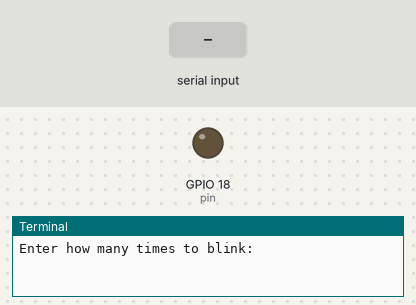
Bench run of a program on a simulated Raspberry Pi (BCM pin numbers). On the bench: output pins drawn as LEDs (lit = HIGH), the last lines printed to the terminal. Dashed ring = blinking. The test bench sets the inputs (shaded band). At 5.3 s the program stops and its outputs stay as they are.

Above: at 1.2 s.
1.3 s: "200" typed at the terminal
At 1.45 s:
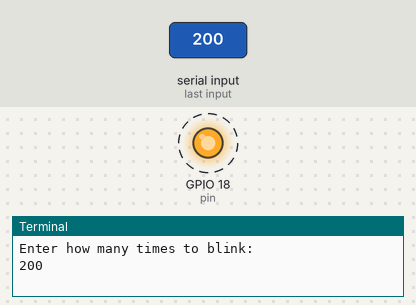
Timing chart, 0 to 6.8 s (numbered marks = the images above; inputs shaded):
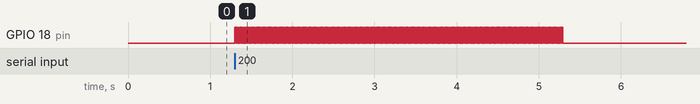

The program:

blink.py
```python
import time

from RPi import GPIO as gpio

gpio.setmode(gpio.BCM)
gpio.setwarnings(False)
gpio.setup(18, gpio.OUT)

time_input = int(raw_input("Enter how many times to blink: "))

pin = 18
time_offset = 0.01

for i in range(time_input):
	# print "Entered in loop %s'th time" % i
	gpio.output(pin, gpio.HIGH)
	time.sleep(time_offset)
	gpio.output(pin, gpio.LOW)
	time.sleep(time_offset)

print "I hope it works!"
```

Measured:
- after the input at 1.3 s, GPIO 18 (pin): alternates HIGH for 0.01 s and LOW for 0.01 s, 400 changes in all, then stays LOW, starting at once
